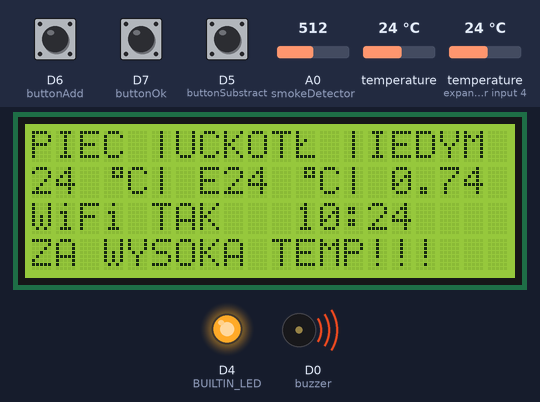
Recording of a program running on a simulated ESP8266 (Wemos D1 mini). On the bench: 20×4 character LCD, output pins drawn as LEDs (lit = HIGH, except the on-board LED, lit = LOW), buzzer (waves = sounding, pin HIGH). Inputs (shaded band) come from the test bench; at power-on: A0 (smokeDetector) = 512, D7 (buttonOk) HIGH, D6 (buttonAdd) HIGH, D5 (buttonSubstract) HIGH, temperature 24 °C, temperature (sensor on expander input 4) 24 °C. WiFi joins after 1.5 s; servers stay silent unless stated; network time is answered at once with the bench clock; the local clock reads 2024-03-15 10:24:30 at power-on unless the program sets it; storage starts empty; random numbers use the default seed unless the program sets one; no MQTT or app messages arrive unless stated; what the program prints to the serial monitor is not drawn.

Above: at 6.9 s.
7.0 s: A0 (smokeDetector) set to 0
At 9.8 s:
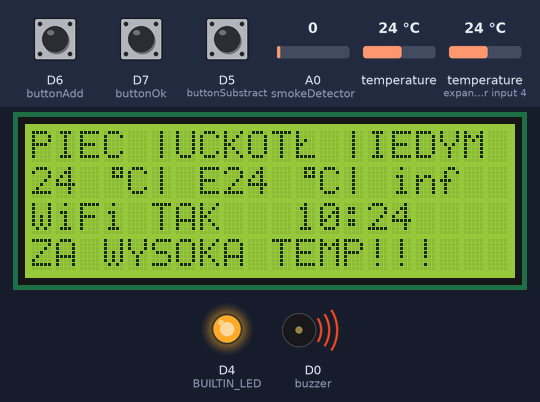
9.9 s: D7 (buttonOk) pulled LOW for 0.15 s
At 11.6 s:
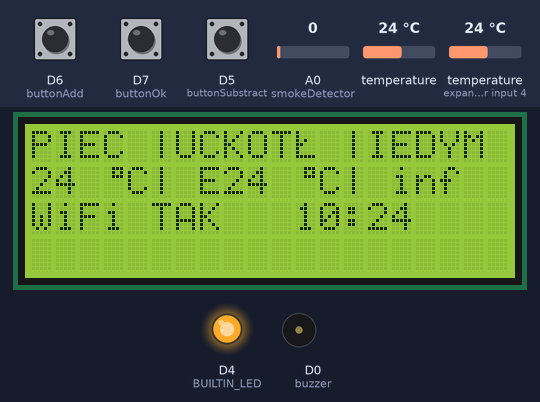
12.5 s: A0 (smokeDetector) set to 20
At 13.5 s:
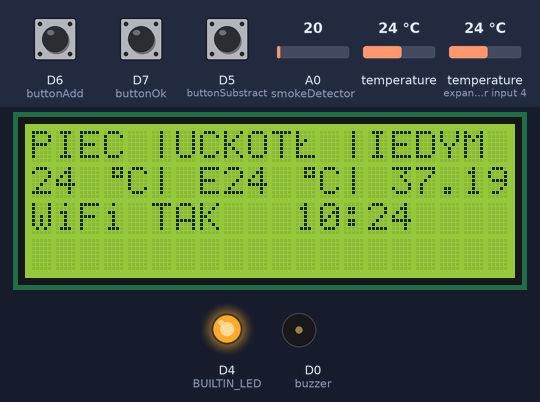
14.5 s: D7 (buttonOk) pulled LOW for 1 s
At 16.9 s:
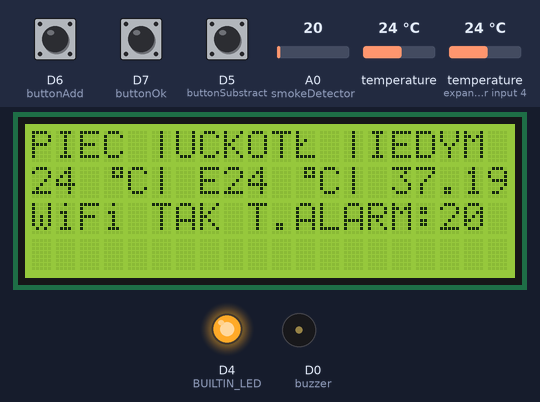
19.6 s: A0 (smokeDetector) set to 0
At 21.9 s:
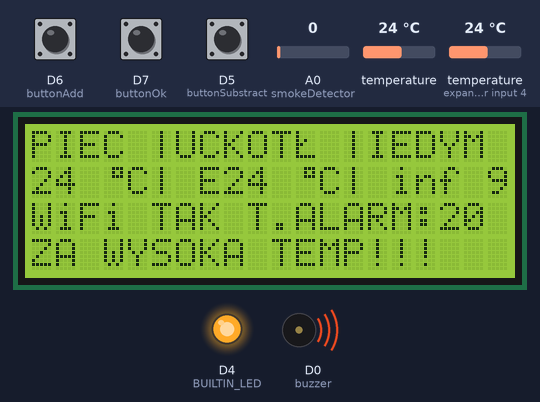
22.0 s: D7 (buttonOk) pulled LOW for 3.2 s
At 23.0 s:
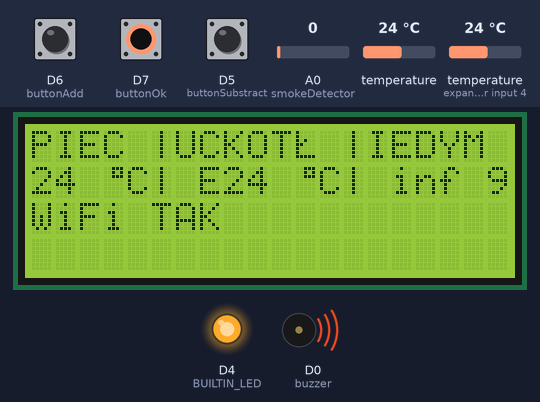
Timing chart, 0 to 27.7 s (numbered marks = the images above; inputs shaded):
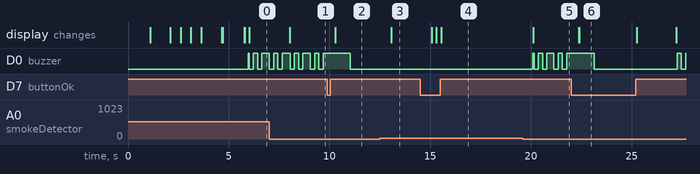

The program:

main.cpp
```cpp
#include <ESP8266WiFi.h>
#include <OneWire.h>
#include <DallasTemperature.h>
#include <PubSubClient.h>
#include <LiquidCrystal_PCF8574.h>
#include <Wire.h>
#include <NTPClient.h>
#include <WiFiUdp.h>
#include <FS.h>       // Filesystem


#define oneWireBus D3         // GPIO where the DS18B20 is connected
#define BUILTIN_LED D4        // GPIO where the LED is connected
#define buttonAdd D6          // GPIO where the add pushbutton is connected
#define buttonSubstract D5    // GPIO where the substract pushbutton is connected
#define buttonOk D7           // GPIO where the confirm pushbutton is connected
#define buzzer D0             // GPIO where the buzzer is connected
#define smokeDetector A0      // GPIO where the smoke detector is connected

// SSID and password local network
const char* ssid     = "INTERQ-dom675a";
const char* password = "Domek12345";
// Settings MQTT - RASPBERRY
const char* mqtt_server = "192.168.100.120";
const char* mqtt_topic = "domoticz/in";
const int   mqtt_port = 1883;
const int   idxTempHeater = 12;
const int   idxTempRoom = 13;
const int   idxSmokeSensor = 17;
// Setting static address IP on the local network
IPAddress addressIP(192,168,100,127);
IPAddress gateway(192,168,100,1);
IPAddress subnet(255,255,255,0);
// Setup a oneWire instance to communicate with any OneWire devices
OneWire oneWire(oneWireBus);
// Pass our oneWire reference to Dallas Temperature sensor
DallasTemperature sensors(&oneWire);
// Set the LCD I2C address
LiquidCrystal_PCF8574 lcd(0x27);
//Define NTP client to get time
WiFiUDP ntpUDP;
NTPClient timeClient(ntpUDP, "europe.pool.ntp.org", 7200, 60000);

WiFiClient espClient;
PubSubClient client(espClient);

// Time variable in miliseconds
unsigned long currentTime = millis();
unsigned long previousTimeMeasure = 0,timeBetweenMeasure = 1000;
unsigned long previousTimeDisplay = 0,timeBetweenDisplay = 60000; // 1 min
unsigned long previousTimeSending = 0,timeBetweenSending = 2000;
unsigned long previousTimeAlarm = 0, timeBetweenAlarm = 5000;    // 30 sec
unsigned long previousTimeBeep = 0, timeBetweenBeep = 200;
unsigned long previousBacklight = 0, timeBetweenBacklight = 15000; // 10 min
// Var to display time first time after change screeng
bool displayTimeFirstTime = 0;
// Temperature variable
int tempHeater,tempAlarm,tempRoom;
// Buffer msg to MQTT server
char msg[50];
// Signals from pushbuttons
bool buttonAddSignal,buttonSubstractSignal,buttonOkSignal;
// Value from smoke detector (analog)
int smokeDetectorValue;
// Ratio to calculate concetration of gas (measure in clear air)
float R0 = 1.35;
// Rs/R0 -> factor to reading concentration of gas
float ratio;
// State of alarm temp. configuration
int stateSetAlarmTemp = 1;
// State of alarm
bool stateAlarm = 0;
// State of beep
bool stateBeep = 0;
// Letter Ł in binary form
byte letterL[8] =
{
B10000,
B10000,
B10100,
B11000,
B10000,
B10000,
B11111,
B00000
};
// degree sign in binary form
byte degree[8] ={
B00111,
B00101,
B00111,
B00000,
B00000,
B00000,
B00000,
B00000
};

//Functions
void reconnect();
void readSignals();
void setTempAlarm();
void soundAlarm();
bool checkWiFi();
void sendToDomoticz();
void measureTemp();
void buzzerBeep();
void backlightLCD();
void displayTime();

void setup() {
  Serial.begin(115200);
  pinMode(BUILTIN_LED, OUTPUT);
  pinMode(buzzer,OUTPUT);
  lcd.begin(20,4);
  lcd.createChar(0, letterL);
  lcd.createChar(1, degree);
  lcd.setBacklight(255);
  lcd.clear();
  delay(1000);
  lcd.setCursor(4,0);
  lcd.print("URUCHAMIANIE");
  delay(1000);
  // Connecting to WiFi
  lcd.setCursor(0,1);
  lcd.write(char(0));         //Ł
  lcd.print("ACZENIE Z WIFI");
  Serial.println("Connecting to: ");
  Serial.println(ssid);
  WiFi.hostname("KotlowniaESP");
  //WiFi.config(addressIP,gateway,subnet);
  WiFi.begin(ssid, password);
  int cnt = 0; // var to change position of dot on screen
  while (WiFi.status() != WL_CONNECTED) {
    delay(500);
    lcd.setCursor(cnt,2);
    lcd.print(".");
    cnt++;
    if (cnt == 20) ESP.restart();
    Serial.print(".");
  }
  Serial.println("");
  Serial.println("WiFi connected.");
  Serial.println("IP address: ");
  Serial.println(WiFi.localIP());
  lcd.setCursor(0,3);
  lcd.print("PO");
  lcd.write(char(0));         //Ł
  lcd.print("ACZONO");
  delay(1000);
  lcd.setCursor(0,3);
  lcd.print("         ");
  // Connecting to MQTT server
  lcd.setCursor(0,1);
  lcd.write(char(0));         //Ł
  lcd.print("ACZENIE Z SERWEREM");
  Serial.println("Set up MQTT server");
  client.setServer(mqtt_server, mqtt_port);
  lcd.setCursor(0,3);
  if(client.connect("ESPHeater")){
  lcd.print("PO");
  lcd.write(char(0));         //Ł
  lcd.print("ACZONO");}
  else lcd.print("NIE POLACZONO");
  delay(1000);
  // Start the DS18B20 sensor and set resolution (9bit -> 0,5 degree)
  sensors.begin();
  sensors.setResolution(9);
  // Start NTP client
  timeClient.begin();
  //Start SPIFFS
  SPIFFS.begin();
  File file2 = SPIFFS.open("/alarmTemp.txt", "r");
  if (!file2) {
    Serial.println("Failed to open file for reading");
    return;}
  Serial.println("File Content:");
  char buffer[5];
  while (file2.available()) {
  int l = file2.readBytesUntil('\n', buffer, sizeof(buffer));
  buffer[l] = 0;
  Serial.println(buffer);}
  tempAlarm = (buffer[0] - '0')*10 + (buffer[1] - '0'); //convert ascii -> numbers and calculate alarmTemp from SPI memory
  Serial.println("Tempalarmowa");
  Serial.println(tempAlarm);
  file2.close();
  lcd.clear();
  currentTime = millis();
}

void loop() {
  backlightLCD();
  measureTemp();
  if(checkWiFi()) sendToDomoticz();
  if(stateAlarm) soundAlarm();
  else setTempAlarm();
  if(stateSetAlarmTemp == 1) displayTime();
  currentTime = millis();
  // TEST, DEBUGGING
}

// reconnect MQTT
void reconnect() {
  // Loop until we're reconnected
  for(int i=0; i<=2; i++){
  if(!client.connected()) {
    Serial.print("Attempting MQTT connection...");
    // Create a random client ID
    String clientId = "ESP8266Client-";
    clientId += String(random(0xffff), HEX);
    lcd.setCursor(0,3);
    lcd.print("LACZENIE Z MQTT");
    // Attempt to connect
    if (client.connect(clientId.c_str())) {
      Serial.println("connected");
      lcd.setCursor(0,3);
      lcd.print("POLACZONO");
      // Once connected, publish an announcement...
      client.publish("outTopic", "hello world");
      // ... and resubscribe
      client.subscribe("inTopic");
    } else {
      lcd.setCursor(0,3);
      lcd.print("NIE POLACZONO");
      Serial.print("failed, rc=");
      Serial.print(client.state());
      Serial.println(" try again in 1 second");
      // Wait 1 second before retrying
      delay(1000);
    }
  }
}
lcd.setCursor(0,3);
lcd.print("               ");
}

// Set inputs and read signals from pushbuttons
void readSignals(){
  pinMode(smokeDetector,INPUT);
  pinMode(buttonAdd,INPUT_PULLUP);
  pinMode(buttonSubstract,INPUT_PULLUP);
  pinMode(buttonOk,INPUT_PULLUP);
  buttonAddSignal=digitalRead(buttonAdd);
  buttonSubstractSignal=digitalRead(buttonSubstract);
  buttonOkSignal=digitalRead(buttonOk);
}

// Set alarm temperature by pushbuttons
// State machine to operation push and pull pushbuttons
void setTempAlarm(){
  readSignals();
  switch(stateSetAlarmTemp){
    case 1: if(!buttonOkSignal) stateSetAlarmTemp = 2;
            break;
    case 2: if(buttonOkSignal) stateSetAlarmTemp = 3;
            break;
    case 3: lcd.setCursor(9,2);
            lcd.print("T.ALARM:");
            lcd.printf("%i",tempAlarm);
            if(!buttonAddSignal)  {tempAlarm = tempAlarm + 1.00; stateSetAlarmTemp = 4;}            // add degree
            else if(!buttonSubstractSignal) {tempAlarm = tempAlarm - 1.00; stateSetAlarmTemp = 5;}  // substract degree
            else if(!buttonOkSignal) stateSetAlarmTemp = 6;
            if(tempAlarm>80) tempAlarm = 80.0;              // limit max temp.
            if(tempAlarm<20) tempAlarm = 20.0;              // limit min temp.
            break;
    case 4: if(buttonAddSignal) stateSetAlarmTemp = 3;
            break;
    case 5: if(buttonSubstractSignal) stateSetAlarmTemp = 3;
            break;
    case 6: lcd.setCursor(9,2);
            lcd.print("          ");
             File file = SPIFFS.open("/alarmTemp.txt", "w");
            if (!file) {
            Serial.println("Error opening file for writing");}
            int bytesWritten = file.print(tempAlarm);
            if (bytesWritten > 0) {
            Serial.println("File was written");
            Serial.println(bytesWritten);}
            else {
            Serial.println("File write failed");}
            file.close();
            if(buttonOkSignal) stateSetAlarmTemp = 1;   // change state
            displayTimeFirstTime = 0;                   // set var -> displayTime
            break;
  }
  delay(1);
}

// Make sound alarm (turn on buzzer)
void soundAlarm(){
  readSignals();
  buzzerBeep();
  lcd.setCursor(0,3);
  lcd.print("ZA WYSOKA TEMP!!!");
  Serial.println("ALARM!");
  if(!buttonOkSignal){
    delay(200);
    previousTimeAlarm = currentTime;
    stateAlarm = 0;
    lcd.setCursor(0,3);
    lcd.print("                 ");
  }
  }

// Check connecting WiFi network and MQTT
bool checkWiFi(){
  lcd.setCursor(0,2);
  lcd.print("WiFi ");
  if((WiFi.status() != WL_CONNECTED)) { lcd.print("NIE "); return 0;}
  else if (!client.connected()) { lcd.print("MQTT "); reconnect(); return 0;}
  else { lcd.print("TAK "); return 1;}
}

// Send data to server via MQTT (Domoticz)
void sendToDomoticz(){
  //client.loop();
  if(currentTime - previousTimeSending >= timeBetweenSending){
  // Message format and publish on topic
  // idx - number of element in Domoticz, nvalue - default 0, svalue - sent value
  //Publish heater temperature
  snprintf(msg,50,"{\"idx\":%i,\"nvalue\":0,\"svalue\":\"%i\"}",idxTempHeater,tempHeater);
  client.publish(mqtt_topic, msg);
  Serial.println(msg);
  //Publish temperature in boiler room
  snprintf(msg,50,"{\"idx\":%i,\"nvalue\":0,\"svalue\":\"%i\"}",idxTempRoom,tempRoom);
  client.publish(mqtt_topic, msg);
  Serial.println(msg);
  //Publish value from smoke sensor
  snprintf(msg,50,"{\"idx\":%i,\"nvalue\":0,\"svalue\":\"%.2f\"}",idxSmokeSensor,ratio);
  client.publish(mqtt_topic, msg);
  Serial.println(msg);
  previousTimeSending = currentTime;
  }
}

// Temperature measurement
void measureTemp(){
  if(currentTime - previousTimeMeasure >= timeBetweenMeasure){
  sensors.requestTemperatures();
  tempHeater = int(sensors.getTempCByIndex(0));
  tempRoom = int(sensors.getTempCByIndex(1));
  smokeDetectorValue = analogRead(smokeDetector);
  float sensor_volt;
  float RS_gas;   // Get value of RS in a GAS
  sensor_volt=(float)smokeDetectorValue/1024*5.0;
  RS_gas = (5.0-sensor_volt)/sensor_volt;
  ratio = RS_gas/R0;                  // ratio = RS/R0
  Serial.println("RS/R0=");
  Serial.println(ratio);
  //Display on LCD
  lcd.setCursor(0,0);
  lcd.print("PIEC |");
  lcd.setCursor(0,1);
  lcd.print("       ");
  lcd.setCursor(0,1);           // temp. heater
  lcd.printf("%i ",tempHeater);
  lcd.write(char(1));           // degree sign
  lcd.print("C");
  lcd.setCursor(5,1);           // |
  lcd.print("|");
  lcd.setCursor(8,0);
  lcd.print("KOT");
  lcd.write(char(0));
  lcd.print(" |");
  lcd.setCursor(8,1);
  lcd.print("       ");
  lcd.setCursor(8,1);            // temp. room
  lcd.printf("%i ",tempRoom);
  lcd.write(char(1));            // degree sign
  lcd.print("C");
  lcd.setCursor(13,1);           // |
  lcd.print("|");
  lcd.setCursor(16,0);
  lcd.print("DYM");
  lcd.setCursor(15,1);
  lcd.printf("%.2f ",ratio);
  //lcd.print(smokeDetectorValue);
  //Serial.print(tempHeater);
  //Serial.println("ºC");
  if((currentTime - previousTimeAlarm >= timeBetweenAlarm) && (tempHeater >= tempAlarm)) stateAlarm = 1;
  else digitalWrite(buzzer,LOW);                // Turn off buzzer
  previousTimeMeasure = currentTime;
  }
}

// Make specified sound from buzzer
void buzzerBeep(){
  if(currentTime - previousTimeBeep >= timeBetweenBeep){
    stateBeep = !stateBeep;
    digitalWrite(buzzer,stateBeep);
    previousTimeBeep = currentTime;
  }
}

// Check pushbutton and turn on/off backlight
// Default 10 min = 600 sec
void backlightLCD(){
  readSignals();
  if(!buttonAddSignal || !buttonSubstractSignal || !buttonOkSignal || stateAlarm) {previousBacklight = millis(); lcd.setBacklight(255);}
  else if(currentTime - previousBacklight >= timeBetweenBacklight ) lcd.setBacklight(0);
}

// Display time on LCD (hours and minutes) every minute
void displayTime(){
  if((currentTime - previousTimeDisplay >= timeBetweenDisplay) && displayTimeFirstTime){
  timeClient.update();
  lcd.setCursor(11,2);
  if(timeClient.getHours()<10) lcd.print("0"); // when hours are less than 10
  if(timeClient.getMinutes()<10) {             // when minutes are less than 10
  lcd.printf("%i:",timeClient.getHours());
  lcd.print("0");
  lcd.printf("%i",timeClient.getMinutes());}
  else{                                        // when minutes are more than 10
  lcd.printf("%i:%i",timeClient.getHours(),timeClient.getMinutes());}
  previousTimeDisplay = currentTime;
  }
  else if(!displayTimeFirstTime){              // <- "else" execute one time after change screen
  timeClient.update();
  lcd.setCursor(11,2);
  if(timeClient.getHours()<10) lcd.print("0"); // when hours are less than 10
  if(timeClient.getMinutes()<10) {             // when minutes are less than 10
  lcd.printf("%i:",timeClient.getHours());
  lcd.print("0");
  lcd.printf("%i",timeClient.getMinutes());}
  else{                                        // when minutes are more than 10
  lcd.printf("%i:%i",timeClient.getHours(),timeClient.getMinutes());}
  displayTimeFirstTime = 1;
  }

}
```

Measured:
- after the input at 7.0 s, the display: changes after 1.0 s (image 1)
- after the input at 9.9 s, the display: changes after 0.38 s (image 2)
- after the input at 12.5 s, the display: changes after 0.56 s (image 3)
- after the input at 22.0 s, the display: first changes after 0.37 s (image 6 shows a later state)
